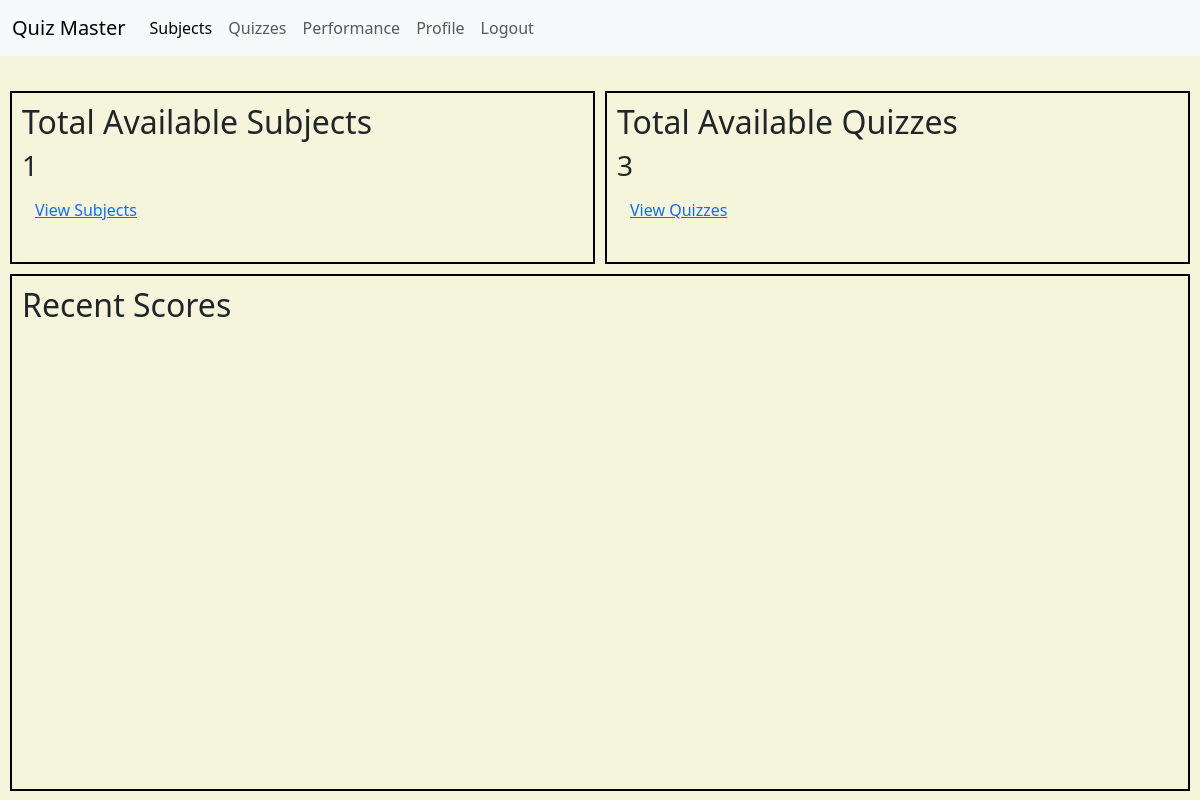
Before: /user/dashboard (signed in) with the older database file.
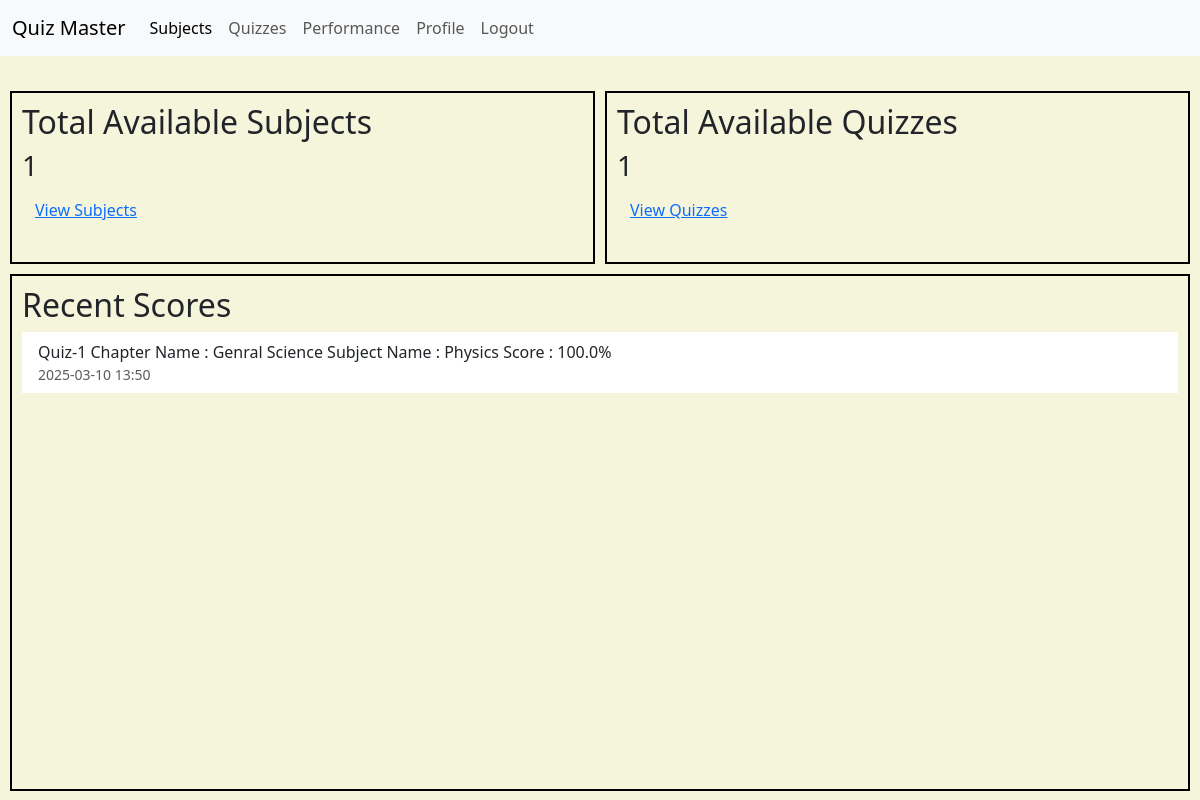
After: the same page with the newer database file.
### models/models.py (models this page shows)
class Score(db.Model):
    id = db.Column(db.Integer, primary_key=True)
    quiz_id = db.Column(db.Integer, db.ForeignKey('quiz.id'), nullable=False)
    user_id = db.Column(db.Integer, db.ForeignKey('user.id'), nullable=False)
    timestamp = db.Column(db.DateTime, default=lambda: datetime.now(UTC), nullable=False)
    total_scored = db.Column(db.Float, nullable=False)

class Quiz(db.Model):
    __tablename__ = 'quiz'
    id = db.Column(db.Integer, primary_key=True)
    chapter_id = db.Column(db.Integer, db.ForeignKey('chapter.id'), nullable=False)
    date_of_quiz = db.Column(db.DateTime, nullable=False)
    time_duration = db.Column(db.Time, nullable=False)
    remarks = db.Column(db.Text)
    questions = db.relationship('Question', backref='quiz', cascade="all, delete", lazy=True)
    scores = db.relationship('Score', backref='quiz', cascade="all, delete", lazy=True)

class Chapter(db.Model):
    __tablename__ = 'chapter'
    id = db.Column(db.Integer, primary_key=True)
    subject_id = db.Column(db.Integer, db.ForeignKey('subject.id'), nullable=False)
    name = db.Column(db.String(100), nullable=False)
    description = db.Column(db.Text)
    quizzes = db.relationship('Quiz', backref='chapter',cascade="all, delete", lazy=True)

class Subject(db.Model):
    __tablename__ = 'subject'
    id = db.Column(db.Integer, primary_key=True)
    name = db.Column(db.String(100), nullable=False)
    description = db.Column(db.Text)
    chapters = db.relationship('Chapter', backref='subject', cascade="all, delete", lazy=True)

### controllers/user.py (the view)
@user_bp.route('/dashboard')
@login_required
def dashboard():
    total_subjects = Subject.query.count()
    total_quizzes = Quiz.query.count()
    recent_scores = Score.query.filter_by(user_id=current_user.id).order_by(Score.timestamp.desc()).limit(10).all()
    return render_template('user_dashboard.html', total_subjects=total_subjects, total_quizzes=total_quizzes, recent_scores=recent_scores, is_admin=False)

### controllers/auth.py (called while the page is built)
@login_manager.user_loader
def load_user(user_identifier):
    if user_identifier.startswith("admin-"):
        admin_id = int(user_identifier.split("-")[1])
        return Admin.query.get(admin_id)
    elif user_identifier.startswith("user-"):
        user_id = int(user_identifier.split("-")[1])
        return User.query.get(user_id)
    return None

### templates/user_dashboard.html (shortened to what this page needs)
{% extends 'base.html' %}
{% block styles %}
    <link rel="stylesheet" href="{{ url_for('static', filename='CSS/user_dashboard.css') }}"/>
{% endblock %}
{% block content %}
    <div class="grid-container">
        <div class="subject-container">
            <h2>Total Available Subjects</h2>
            <h3>{{ total_subjects }}</h3>
            <a href="{{ url_for('user.subjects') }}" class="btn btn-link">View Subjects</a>
        </div>
        <div class="quiz-container">
            <h2>Total Available Quizzes</h2>
            <h3>{{ total_quizzes }}</h3>
            <a href="{{ url_for('user.quizzes', chapter_id = 0) }}" class="btn btn-link">View Quizzes</a>
        </div>
        <div class="score-container">
            <h2>Recent Scores</h2>
            <ul class="list-group list-group-flush">
            {% for score in recent_scores %}
            <li class="list-group-item">
                Quiz-{{ score.quiz.id }}
                Chapter Name : {{ score.quiz.chapter.name }}
                Subject Name : {{ score.quiz.chapter.subject.name }}
                Score : {{ score.total_scored }}%
                <small class="text-muted d-block">{{ score.timestamp.strftime('%Y-%m-%d %H:%M') }}</small>
            </li>
            {% endfor %}
            </ul>
        </div>
    </div>
{% endblock %}

Changed rows visible on the page:
added Score: quiz.id "1", quiz.chapter.name "Genral Science", quiz.chapter.subject.name "Physics", total_scored "100.0", timestamp "2025-03-10 13:50"
Other visible differences:
{{ total_quizzes }}: "3" → "1"
